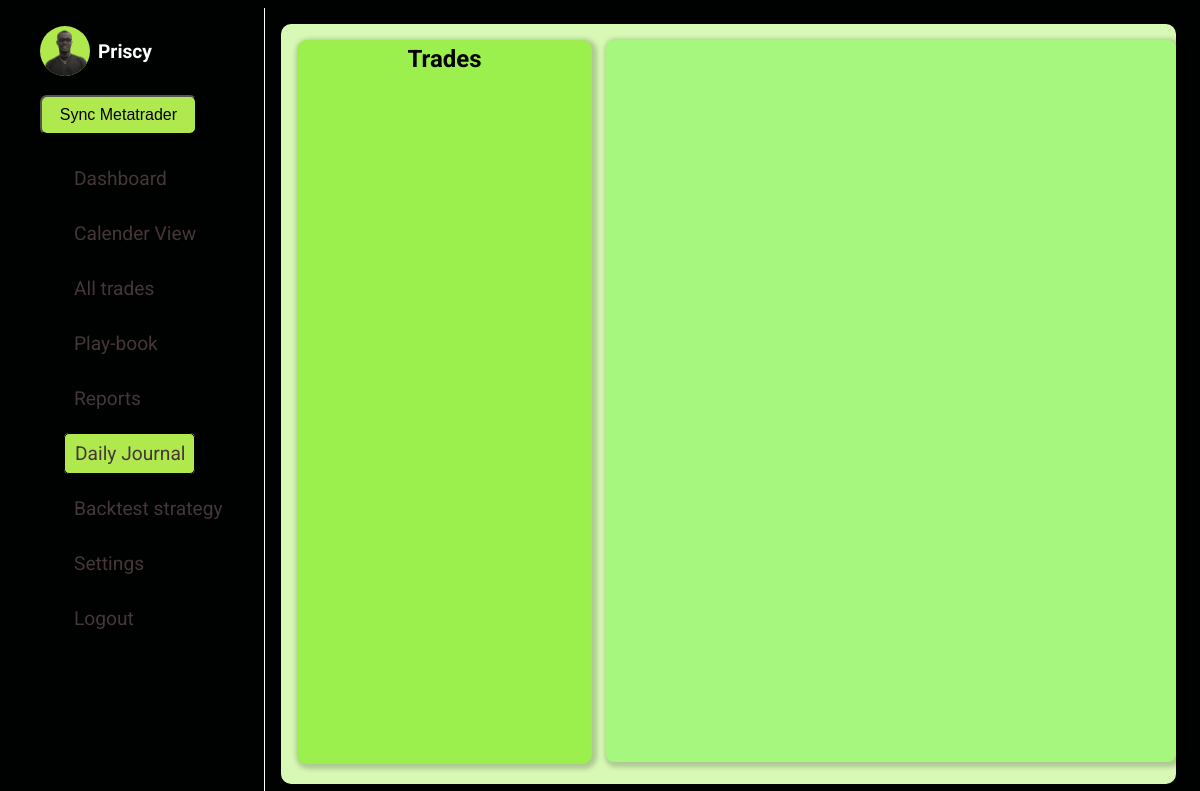
/daily-journal (signed in), run on an earlier commit of the app's database.
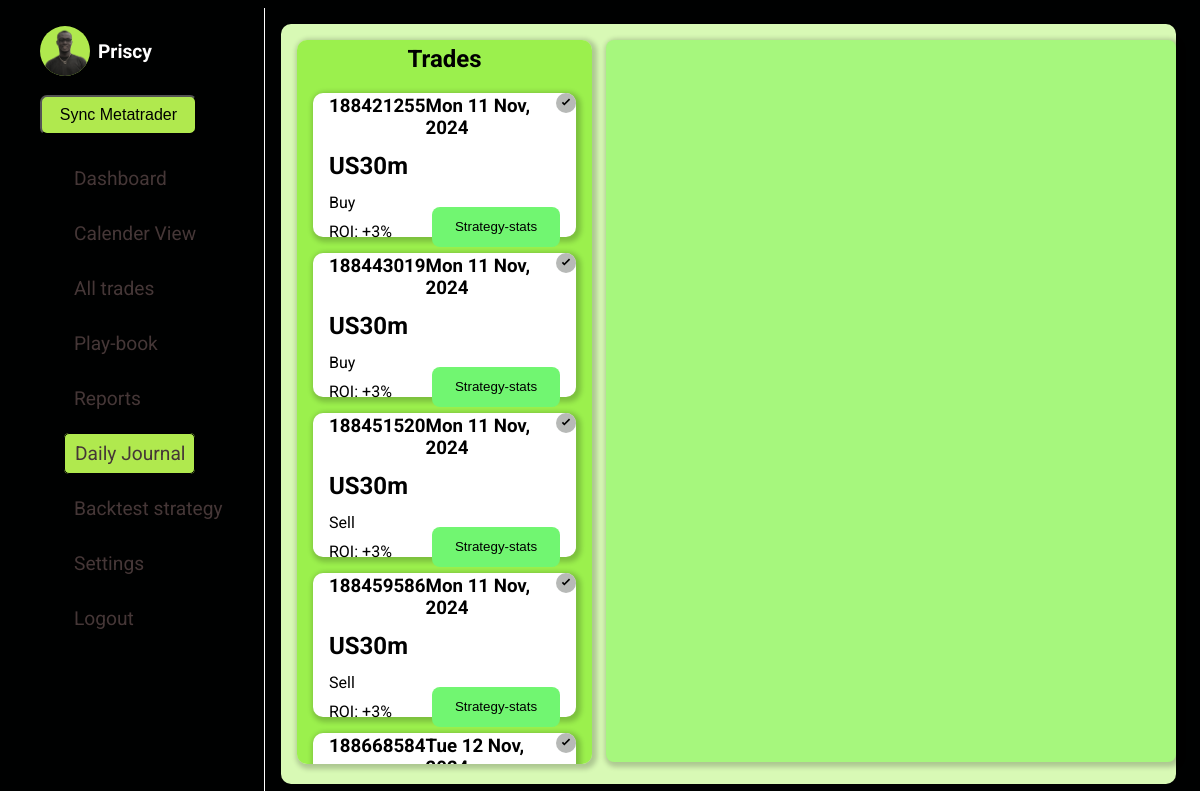
And on a later commit of the database.
### forexJournal/models.py (models this page shows, shortened)
class TradesModel(models.Model):
    user = models.ForeignKey(settings.AUTH_USER_MODEL, on_delete=models.CASCADE, related_name="trades", default=1)
    ticket = models.IntegerField(null=False, unique=True)
    opening_time = models.DateTimeField()
    closing_time = models.DateTimeField()
    order_type = models.CharField(null=False, blank=False, max_length=10)
    lot_size = models.DecimalField(decimal_places=4, max_digits=7)
    original_position_size = models.DecimalField(decimal_places=4, max_digits=7)
    symbol = models.CharField(max_length=20)
    opening_price = models.DecimalField(decimal_places=6, max_digits=12)
    closing_price = models.DecimalField(decimal_places=6, max_digits=12)
    stop_loss = models.DecimalField(decimal_places=6, max_digits=12)
    take_profit = models.DecimalField(decimal_places=6, max_digits=12)
    commission_usd = models.DecimalField(decimal_places=4, max_digits=8)
    swap_usd = models.DecimalField(decimal_places=3, max_digits=8)
    profit_usd = models.DecimalField(decimal_places=3, max_digits=20)
    equity_usd = models.CharField(max_length=10)
    margin_level = models.CharField(max_length=10)
    close_reason = models.CharField(max_length=10)
    strategy = models.ForeignKey(StrategyModel, on_delete=models.SET_NULL, null=True, blank=True)
    profit_target = models.DecimalField(max_digits=20, decimal_places=6, null=True, blank=True)
    stop_loss_value = models.DecimalField(max_digits=20, decimal_places=6, null=True, blank=True)
    tags = models.CharField(max_length=50, null=True, blank=True)
    planned_R_Multiple = models.DecimalField(max_digits=5, decimal_places=2, null=True, blank=True)
    notes = models.TextField(null=True, blank=True)

### forexJournal/views.py (the view)
# urls.py: path("daily-journal", views.dailyJournal, name="daily-journal"),
@login_required
def dailyJournal(request):
    logged_in_user = request.user
    trades = TradesModel.objects.filter(user=logged_in_user).order_by("-id")
    trades_dict = trades.values()
    context = {
        "trades": trades_dict
    }
    return render(request, f"{PATH}/dailyJournal.html", context)

### forexJournal/templates/forexJournal/dailyJournal.html (shortened to what this page needs)
{% extends "base.html" %}
{% load static %}
{% block css_files %}
    <link rel="stylesheet" href="{% static 'forexJournal/dailyJournal.css' %}">
    <link href="https://cdn.jsdelivr.net/npm/quill@2.0.2/dist/quill.snow.css" rel="stylesheet" />
{% endblock css_files %}
{% block content %}
    <main>
        <div class="container">
            <h2 class="head-text">Trades</h2>
            <ul class="list-items">
                {% for trade in trades %}
                    <li class="trade-card" data-trade-id="{{ trade.ticket }}" data-trade-profit="{{ trade.profit_usd}}" data-trade-symbol="{{ trade.symbol }}">
                        {% if trade.notes %}
                            <div class="verified-badge">
                                <svg  width="20" height="20" viewBox="0 0 24 24" fill="none" xmlns="http://www.w3.org/2000/svg">
                                    <circle id="" cx="12" cy="12" r="12" fill="lightblue" />
                                    <path d="M10 15l-3-3 1.41-1.41L10 12.17l5.59-5.59L17 8l-7 7z" fill="#000" />
                                </svg>
                            </div>
                        {% else %}
                            <div class="verified-badge">
                                <svg width="20" height="20" viewBox="0 0 24 24" fill="none" xmlns="http://www.w3.org/2000/svg">
                                    <circle cx="12" cy="12" r="12" fill="#b7b9b7" />
                                    <path d="M10 15l-3-3 1.41-1.41L10 12.17l5.59-5.59L17 8l-7 7z" fill="#000" />
                                </svg>
                            </div>
                        {% endif %}
                        <div class="head-items">
                            <h3>{{ trade.ticket}}</h3>
                            <h3 class="date">{{ trade.opening_time|date:"D d M, Y"}}</h3>
                        </div>
                        <h2>{{ trade.symbol }}</h2>
                        <p>{{ trade.order_type|title }}</p>
                        <div class="ending">
                            <p>ROI: +3%</p>
                            <button>Strategy-stats</button>
                        </div>
                    </li>
                {% endfor %}
            </ul>
        </div>
        <div class="journal-area">
        </div>
    </main>
{% endblock content %}

What changed in the data, as far as the page shows it:
added TradesModel: ticket "188421255", opening_time "Mon 11 Nov, 2024", symbol "US30m", order_type "Buy"
added TradesModel: ticket "188443019", opening_time "Mon 11 Nov, 2024", symbol "US30m", order_type "Buy"
added TradesModel: ticket "188451520", opening_time "Mon 11 Nov, 2024", symbol "US30m", order_type "Sell"
added TradesModel: ticket "188459586", opening_time "Mon 11 Nov, 2024", symbol "US30m", order_type "Sell"
added TradesModel: ticket "188668584", opening_time "Tue 12 Nov,…"
